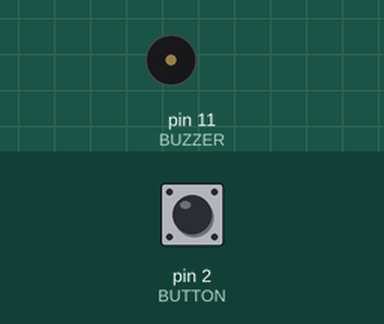
A sketch run on a simulated Arduino Uno, built with avr-gcc and run on an emulated ATmega328P. Parts: buzzer (waves = sounding). The inputs (shaded band) are chosen by the test bench; at power-on: pin 2 (BUTTON) HIGH.

Above: at 1.2 s.
1.3 s: pin 2 (BUTTON) pulled LOW for 0.15 s
At 1.55 s:
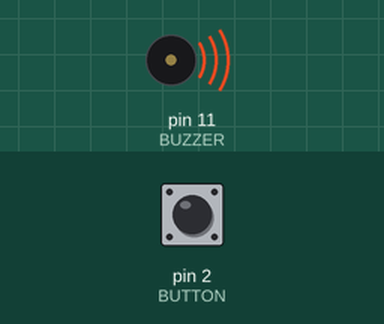
Timing chart, 0 to 4.3 s (numbered marks = the images above; inputs shaded):
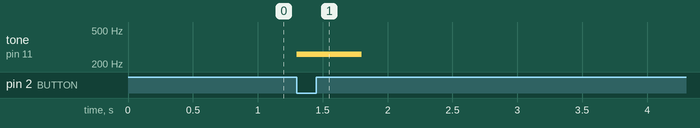

Measured:
- after the input at 1.3 s, tone on pin 11 (BUZZER): silent → 261 Hz at once, → silent 0.50 s later

The sketch:

challange123.ino
```cpp
int const BUZZER = 11;
int const BUTTON = 2;
// 멜로디
const int _tones[] = {261, 294, 330, 349, 392, 440, 494, 523};
volatile int _clicked = 0;

void setup() {
  // 시리얼설정
  Serial.begin(9600);

  // 핀모드 설정
  pinMode(BUZZER, OUTPUT);
  // 인터럽트, 풀업저항으로 사용
  pinMode(BUTTON, INPUT_PULLUP);
  attachInterrupt(digitalPinToInterrupt(BUTTON), sound, FALLING);
  // 벨소리 초기화
  tone(BUZZER, 261, 1);
}

void loop() {
}

void sound(){

  tone(BUZZER, _tones[_clicked], 500);

  _clicked = (_clicked >= 8) ? 0 : _clicked + 1;
}
```
